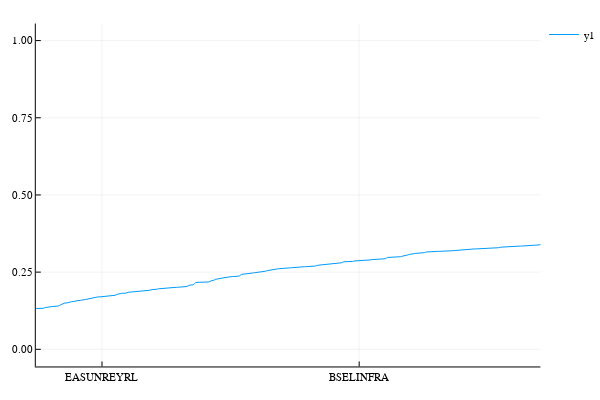

The notebook cell saved with this chart:
### Code cell
# returns the probability that the sip makes a return of targetRate considering every possible period whose duration is sipDurationDays
doplot(d)
# (filter(x->x[2]<0 , collect(zip(1:length(d["INFY"]), [p.price for p in d["INFY"]]))))
# zip(1:length(d["INFY"]), [p.price for p in d["INFY"]])
# filter(p -> p[1]<0, )
# prob(d, "UJJIVANSFB", 1, 100, 0.1)
# [p.price for p in (d["INFY"][:4])]
# println(([p.price for p in d["INFY"][2000:2010]]))

### Figure 1 — Plotly figure (JSON) as saved in the notebook; plotly's stock layout.template omitted (floating-point values rounded to 4 significant figures; data arrays with more than 128 entries replaced by an {"elided": "..."} marker saying what was removed)
{"data": [{"colorbar": {"title": {"text": ""}}, "hoverinfo": "text", "legendgroup": "y1", "line": {"color": "rgba(0, 154, 250, 1.000)", "dash": "solid", "shape": "linear", "width": 1}, "mode": "lines", "name": "y1", "showlegend": true, "text": {"elided": "1660 null values"}, "type": "scatter", "x": {"elided": "1660 float values"}, "xaxis": "x", "y": {"elided": "1660 float values"}, "yaxis": "y", "zmax": null, "zmin": null}], "layout": {"annotations": [], "dragmode": "zoom", "height": 400, "legend": {"bgcolor": "rgba(255, 255, 255, 1.000)", "bordercolor": "rgba(0, 0, 0, 1)", "font": {"color": "rgba(0, 0, 0, 1)", "family": "sans-serif", "size": 11}, "tracegroupgap": 0, "x": 1, "y": 1}, "margin": {"b": 20, "l": 0, "r": 0, "t": 20}, "paper_bgcolor": "rgba(255, 255, 255, 1.000)", "plot_bgcolor": "rgba(255, 255, 255, 1.000)", "showlegend": true, "width": 600, "xaxis": {"anchor": "y", "autorange": false, "domain": [0.06582, 0.9934], "gridcolor": "rgba(0, 0, 0, 0.1)", "gridwidth": 0.5, "linecolor": "rgba(0, 0, 0, 1)", "mirror": false, "range": [563.1, 794.7], "showgrid": true, "showline": true, "showticklabels": true, "tickangle": 0, "tickcolor": "rgb(0, 0, 0)", "tickfont": {"color": "rgba(0, 0, 0, 1)", "family": "sans-serif", "size": 11}, "tickmode": "array", "ticks": "inside", "ticktext": ["FLUOROCHEM", "NAVKARCORP", "TREJHARA", "NIFTYSMLCAP250.NS", "ISMTLTD", "EASUNREYRL", "BSELINFRA", "INDOTECH", "NBVENTURES", "TAINWALCHM", "TRIDENT", "EDELWEISS", "AGRITECH", "INDUSINDBK", "PIDILITIND"], "tickvals": [0.5, 119.5, 237.5, 355.5, 474.5, 593.5, 711.5, 829.5, 948.5, 1068.0, 1186.0, 1304.0, 1422.0, 1542.0, 1660.0], "title": {"font": {"color": "rgba(0, 0, 0, 1)", "family": "sans-serif", "size": 15}, "text": ""}, "type": "linear", "visible": true, "zeroline": false, "zerolinecolor": "rgba(0, 0, 0, 1)"}, "yaxis": {"anchor": "x", "autorange": true, "domain": [0.03762, 0.9902], "gridcolor": "rgba(0, 0, 0, 0.1)", "gridwidth": 0.5, "linecolor": "rgba(0, 0, 0, 1)", "mirror": false, "range": [-0.05554, 1.055], "showgrid": true, "showline": true, "showticklabels": true, "tickangle": 0, "tickcolor": "rgb(0, 0, 0)", "tickfont": {"color": "rgba(0, 0, 0, 1)", "family": "sans-serif", "size": 11}, "tickmode": "array", "ticks": "inside", "ticktext": ["0.00", "0.25", "0.50", "0.75", "1.00"], "tickvals": [0, 0.25, 0.5, 0.75, 1], "title": {"font": {"color": "rgba(0, 0, 0, 1)", "family": "sans-serif", "size": 15}, "text": ""}, "type": "linear", "visible": true, "zeroline": false, "zerolinecolor": "rgba(0, 0, 0, 1)"}}}
